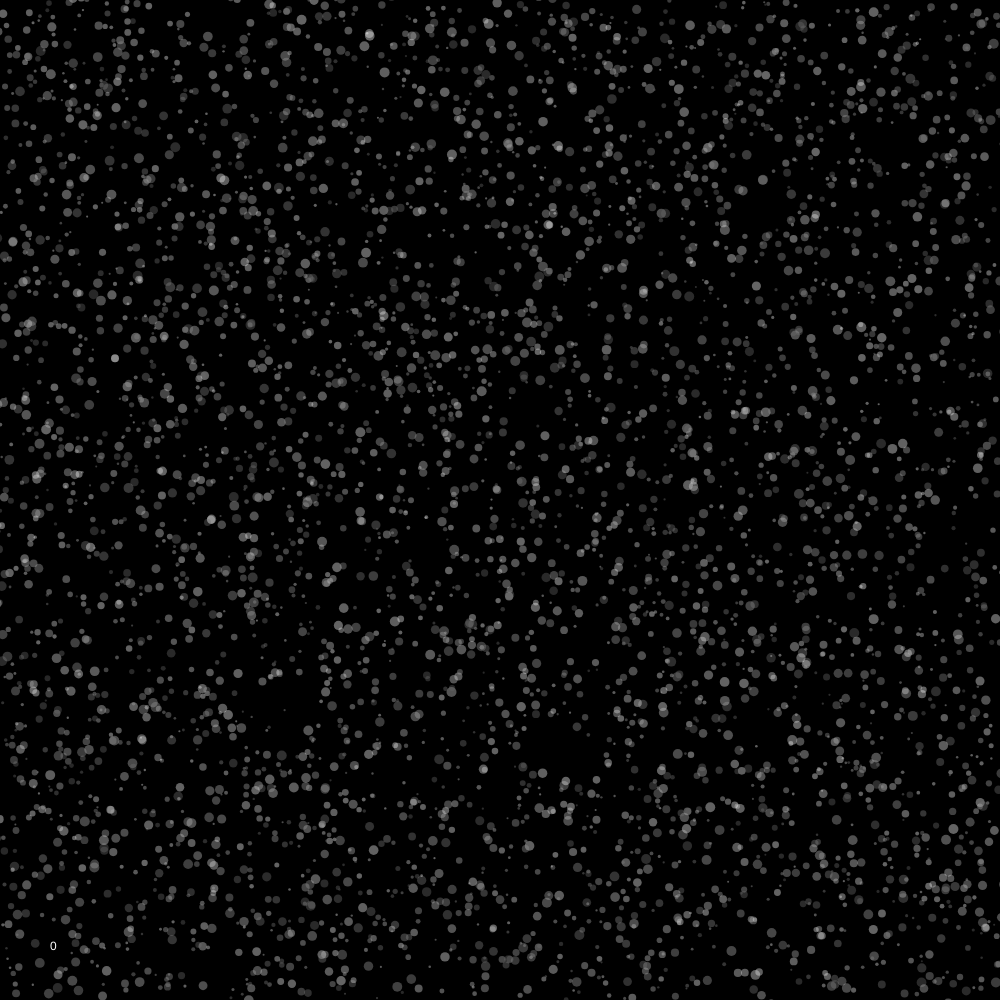
Frame 1 (no input)
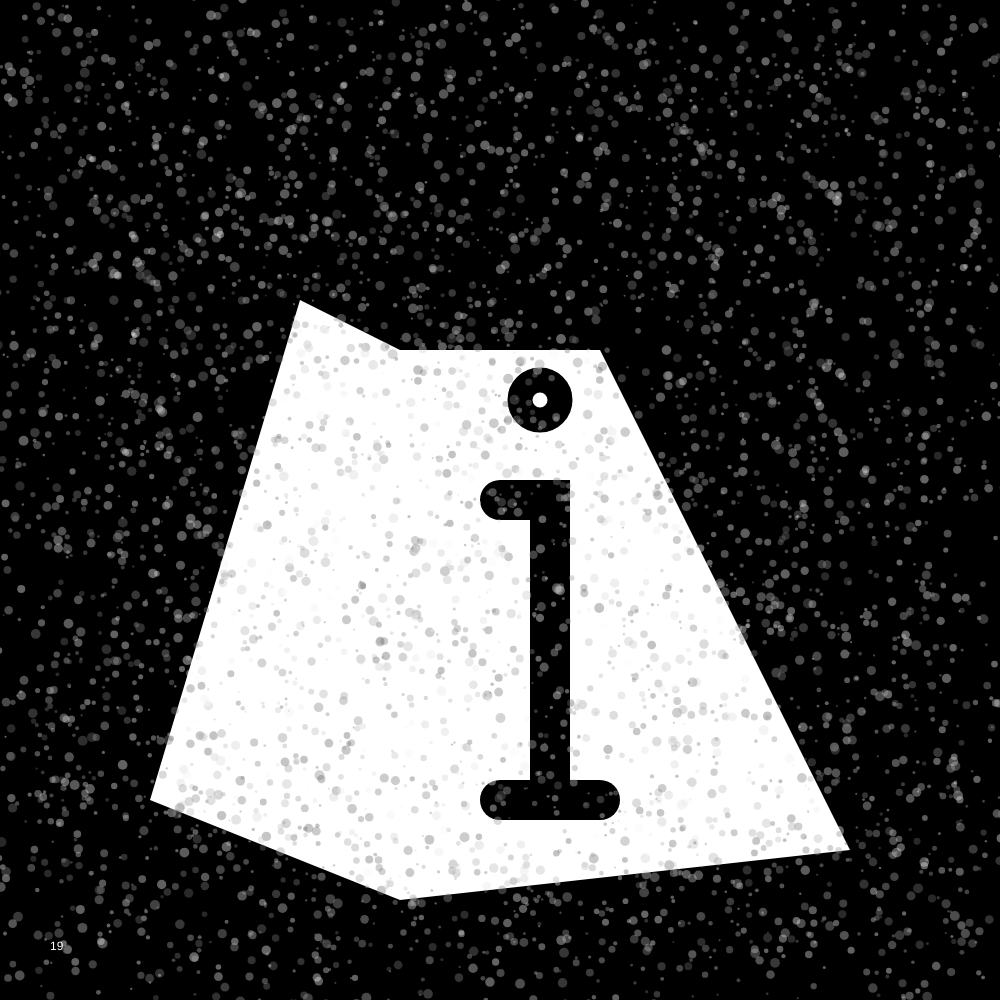
Frame 60 (no input)
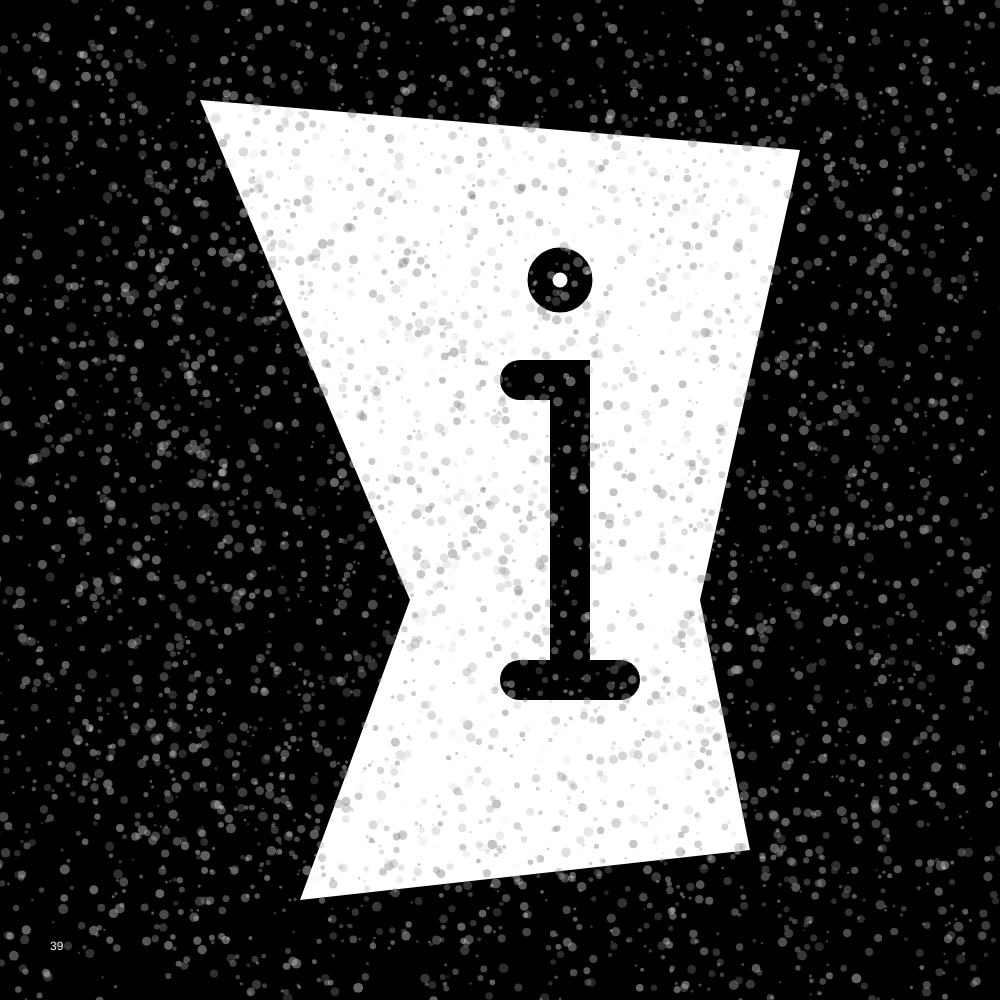
Frame 120 (the mouse pressed at the canvas centre since frame 60)

The p5.js sketch that drew these frames (run headless with seeded random() and noise() and a simulated clock; from frame 60 on, the mouse is pressed at the canvas centre):

// p5.js sketch
// ── sketch.js
let shape = 0;

let fill1 = 0;
let fill2 = 0;
let fill3 = 0;
let fill4 = 0;

let o1 = 255;
let o2 = 0;
let o3 = 0;
let o4 = 0;

let transX = 0;
let transY = 0;

let fuzz = [];

function setup(){
    createCanvas(1000, 1000);
    background(0);
    frameRate(20);
    for (let i = 0; i < 5000; i++) {
        fuzz.push(new pixel());
      }
}

function draw(){
    background(0)
    
    fill(fill1, o1);
    noStroke();

    beginShape();
    vertex(250, 200);
    vertex(600, 150);
    vertex(800, 500);
    vertex(700, 800);
    vertex(300, 700);
    endShape(CLOSE);

    fill(fill2, o2);
    beginShape();
    vertex(300, 300);
    vertex(400, 350);
    vertex(600, 350);
    vertex(850, 850);
    vertex(400, 900);
    vertex(150, 800);
    endShape(CLOSE);

    fill(fill3, o3);
    beginShape();
    vertex(100, 150);
    vertex(250, 200);
    vertex(250, 300);
    vertex(600, 300);
    vertex(550, 900);
    vertex(250, 800);
    endShape();

    fill(fill4, o4);
    beginShape();
    vertex(200, 100);
    vertex(800, 150);
    vertex(700, 600);
    vertex(750, 850);
    vertex(300, 900);
    vertex(410, 600);
    endShape();

    push();
    noFill();
    stroke(0);
    strokeWeight(40);
    strokeCap(ROUND);
    beginShape();
    vertex(450+transX, 400+transY);
    vertex(500+transX, 400+transY);
    vertex(500+transX, 700+transY);
    endShape();
    line(450+transX, 700+transY, 550+transX, 700+transY);
    circle(490+transX, 300+transY, 25)
    pop();

    fill(255);
    text(shape, 50, 950)
    shape = shape + 1;
    if (shape === 0){
        fill1 = 255;
        o1 = 255;
    }
    if (shape === 10){
        fill1 = 0;
        o1 = 0;
        fill2 = 255;
        o2 = 255;
        transY = 100;
    }
    if (shape === 20){
        fill2 = 0;
        o2 = 0;
        fill3 = 255;
        o3 = 255;
        transX = -100;
        transY = 50;
    }
    if (shape === 30){
        fill3 = 0;
        o3 = 0;
        fill4 = 255;
        o4 = 255;
        transX = 70;
        transY = -20;
    }
    if (shape === 40){
        shape = 0;
        fill4 = 0;
        o4 = 0;
        fill1 = 255;
        o1 = 255;
        transX = 50;
        transY = 20;
    }
    for (let i = 0; i < fuzz.length; i++) {
        fuzz[i].move();
        fuzz[i].display();
      }


}
class pixel {
    constructor() {
    this.x = random(width);
    this.y = random(height);
    this.diameter = random(2, 10);
    this.speed = 10;
    }
  
    move() {
      this.x += random(-this.speed, this.speed);
      this.y += random(-this.speed, this.speed);
    }
  
    display() {
         fill(random(100, 255), 100)
         noStroke();
         ellipse(this.x, this.y, this.diameter, this.diameter);
    }
      }
